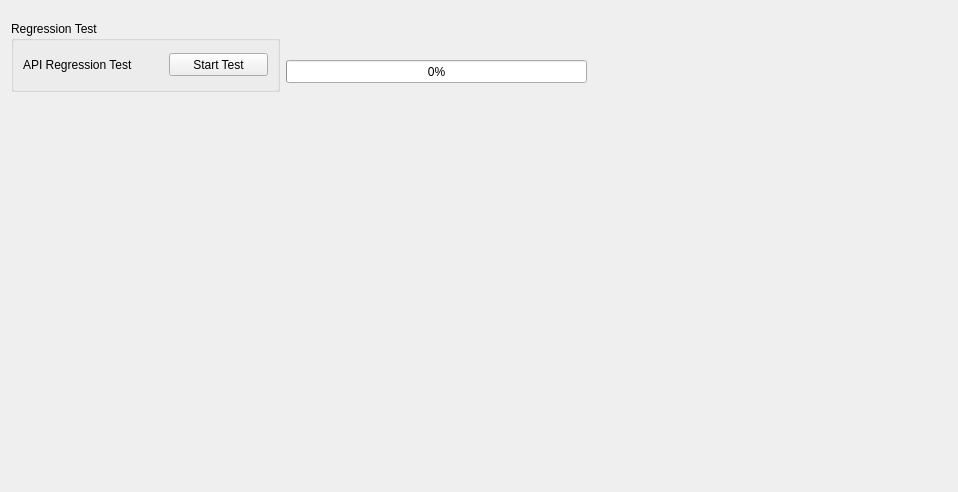
             <widget class="QWidget" name="tab_6">
              <property name="sizePolicy">
               <sizepolicy hsizetype="Minimum" vsizetype="Fixed">
                <horstretch>1</horstretch>
                <verstretch>0</verstretch>
               </sizepolicy>
              </property>
              <property name="minimumSize">
               <size>
                <width>958</width>
                <height>492</height>
               </size>
              </property>
              <attribute name="title">
               <string>API</string>
              </attribute>
              <widget class="QWidget" name="layoutWidget">
               <property name="geometry">
                <rect>
                 <x>11</x>
                 <y>20</y>
                 <width>576</width>
                 <height>73</height>
                </rect>
               </property>
               <layout class="QHBoxLayout" name="horizontalLayout_102">
                <item>
                 <widget class="QGroupBox" name="groupBox_2">
                  <property name="sizePolicy">
                   <sizepolicy hsizetype="Minimum" vsizetype="Fixed">
                    <horstretch>1</horstretch>
                    <verstretch>0</verstretch>
                   </sizepolicy>
                  </property>
                  <property name="minimumSize">
                   <size>
                    <width>201</width>
                    <height>71</height>
                   </size>
                  </property>
                  <property name="title">
                   <string>Regression Test</string>
                  </property>
                  <layout class="QHBoxLayout" name="horizontalLayout_101">
                   <item>
                    <widget class="QLabel" name="label_19">
                     <property name="sizePolicy">
                      <sizepolicy hsizetype="Minimum" vsizetype="Fixed">
                       <horstretch>1</horstretch>
                       <verstretch>0</verstretch>
                      </sizepolicy>
                     </property>
                     <property name="minimumSize">
                      <size>
                       <width>140</width>
                       <height>16</height>
                      </size>
                     </property>
                     <property name="maximumSize">
                      <size>
                       <width>180</width>
                       <height>16777215</height>
                      </size>
                     </property>
                     <property name="text">
                      <string>API Regression Test</string>
                     </property>
                    </widget>
                   </item>
                   <item>
                    <widget class="QPushButton" name="pushButton_regtest">
                     <property name="sizePolicy">
                      <sizepolicy hsizetype="Minimum" vsizetype="Fixed">
                       <horstretch>1</horstretch>
                       <verstretch>0</verstretch>
                      </sizepolicy>
                     </property>
                     <property name="minimumSize">
                      <size>
                       <width>75</width>
                       <height>23</height>
                      </size>
                     </property>
                     <property name="text">
                      <string>Start Test</string>
                     </property>
                    </widget>
                   </item>
                  </layout>
                 </widget>
                </item>
                <item>
                 <layout class="QVBoxLayout" name="verticalLayout_58">
                  <item>
                   <widget class="QLabel" name="label_RegTest">
                    <property name="sizePolicy">
                     <sizepolicy hsizetype="Minimum" vsizetype="Fixed">
                      <horstretch>1</horstretch>
                      <verstretch>0</verstretch>
                     </sizepolicy>
                    </property>
                    <property name="minimumSize">
                     <size>
                      <width>46</width>
                      <height>13</height>
                     </size>
                    </property>
                    <property name="text">
                     <string/>
                    </property>
                   </widget>
                  </item>
                  <item>
                   <widget class="QProgressBar" name="progressBar_RegTest">
                    <property name="sizePolicy">
                     <sizepolicy hsizetype="Minimum" vsizetype="Fixed">
                      <horstretch>1</horstretch>
                      <verstretch>0</verstretch>
                     </sizepolicy>
                    </property>
                    <property name="minimumSize">
                     <size>
                      <width>301</width>
                      <height>23</height>
                     </size>
                    </property>
                    <property name="value">
                     <number>0</number>
                    </property>
                   </widget>
                  </item>
                 </layout>
                </item>
               </layout>
              </widget>
             </widget>
